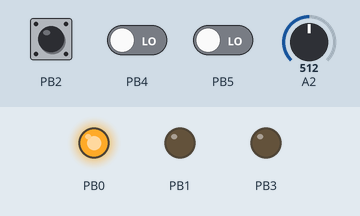
Bench run of a sketch on a simulated ATtiny85, built with avr-gcc and run on an emulated ATtiny85. Shown: output pins drawn as LEDs (lit = HIGH). The inputs (shaded band) are chosen by the test bench; at power-on: PB2 HIGH, A2 = 512, PB4 LOW, PB5 LOW. Sleep ends after the set time or at an interrupt.

Above: at 5.0 s.
5.1 s: PB2 pulled LOW for 0.15 s
At 5.6 s:
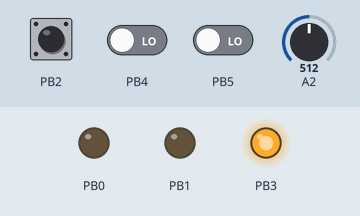
8.2 s: A2 set to 0
At 9.6 s:
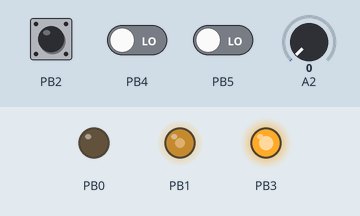
Timing chart, 0 to 11.2 s (numbered marks = the images above; inputs shaded):
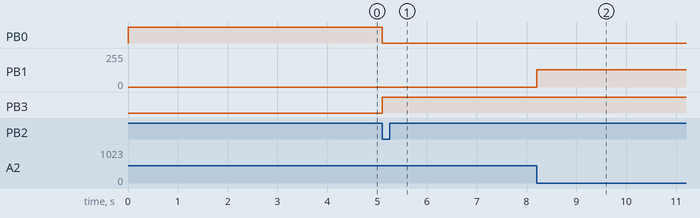

Measured:
- after the input at 5.1 s, PB0: HIGH → LOW at once; PB3: LOW → HIGH at once
- after the input at 8.2 s, PB0: stays LOW (without the input it goes to HIGH after 2.0 s); PB3: stays HIGH (without the input it goes to LOW after 2.0 s)

The sketch:

attiny13-circuit-checker.ino
```cpp
/*-------------------------------------------------*/
/* In-circuit checker   (C)ChaN, 2008              */
/*     http://elm-chan.org/works/cch/report.html   */
/*     importing Arduino IDE by rimksky@gmail.com  */
/*-------------------------------------------------*/

#include <inttypes.h>
#include <avr/io.h>
#include <avr/sleep.h>
#include <avr/interrupt.h>

#define  SYSCLK    128000    /* CKSEL[1:0]=11, CKDIV8=1 */

EMPTY_INTERRUPT(PCINT0_vect);

void delay_ms (uint16_t dly)
{
  uint8_t n, d;

  do {
    n = 31;
    do d = PINB; while (--n);
  } while (--dly);
}

void beep (uint8_t t)
{
  if (t) {
    OCR0A = t;
    OCR0B = t / 2;
    TCCR0A = _BV(COM0B1)|_BV(WGM01)|_BV(WGM00);
    t = _BV(WGM02)|0b001;
  }
  TCCR0B = t;
}

void setup() {
  uint16_t ad, sdt;
  uint8_t lvd;
  static const int8_t tone[] = {
    SYSCLK / 4000,  /* 0..5 ohm */
    SYSCLK / 2640,  /* 5..15 ohm */
    SYSCLK / 1742,  /* 15..25 ohm */
    SYSCLK / 1150,  /* 25..35 ohm */
    SYSCLK / 760  /* 35..45 ohm */
  };

  PORTB = 0b00101;    /* Initialize I/O port */
  DDRB  = 0b01011;    /* BP0=LED, PB1=BZ, PB2=SW, PB3=Bias, BP4=ADC */

  ACSR = _BV(ACD);    /* Disable analog comp. */

  PCMSK = _BV(PCINT2);  /* Enable PCINT2 */
  GIMSK = _BV(PCIE);
  sei();

  set_sleep_mode(SLEEP_MODE_PWR_DOWN);

  for (;;) {
    PORTB = 0b00101;        /* LED OFF, Disable bias circuit */
    ADCSRA = 0;           /* Stop ADC */
    while (bit_is_clear(PINB,PB2))  /* Wait for button released */
    delay_ms(20);
    sleep_mode();         /* Enter Power-Down mode */
    delay_ms(50);         /* After leaving Power-Down mode, delay 50ms */
    if (bit_is_set(PINB,PB2))   /* When it is accidental wakeup, re-enter Power-Down mode */
    continue;
    PORTB = 0b01100;        /* LED ON, Enable bias circuit */
    ADMUX = _BV(REFS0)|0b10;    /* ADC Ch=2, Vref=1.1V */
    sdt = 0;            /* Initialize shutdown timer */
    while (bit_is_clear(PINB,PB2))  /* Wait for button released */
    delay_ms(20);

    ADCSRA = _BV(ADEN)|_BV(ADSC); /* Get Vbat (voltage on open circuit) */
    delay_ms(1);
    ad = ADC;
    if (ad < 320) continue;     /* When Vbat < 2.0V or probe shorted, shutdown */
    if (ad < 384) lvd = 1;      /* When Vbat < 2.4V, indicate LBT state (blink LED). */
    else lvd = 0;
    beep(tone[0]);          /* Startup beep */
    delay_ms(100);
    beep(0);

    do {
      ADCSRA = _BV(ADEN)|_BV(ADSC); /* Start conversion */
      delay_ms(10);         /* 10ms */
      ad = ADC;           /* Get input voltage */
      if (ad < 5) {
        beep(tone[ad]);       /* Start beep at frequency corresponds to the resistance */
        sdt = 0;          /* Clear shutdown timer */
        } else {
        beep(0);          /* Sto beep */
      }
      if (lvd && ++lvd > 20) {    /* Blink LED if needed */
        lvd = 1;
        PINB = _BV(PB0);
      }
    } while (bit_is_set(PINB,PB2) && ++sdt < 30000);

    if (bit_is_set(PINB,PB2)) {   /* Beep on auto power off */
      beep(tone[0]);
      delay_ms(500);
    }
    beep(0);
  }
}

void loop() {
  // put your main code here, to run repeatedly:
}
```
